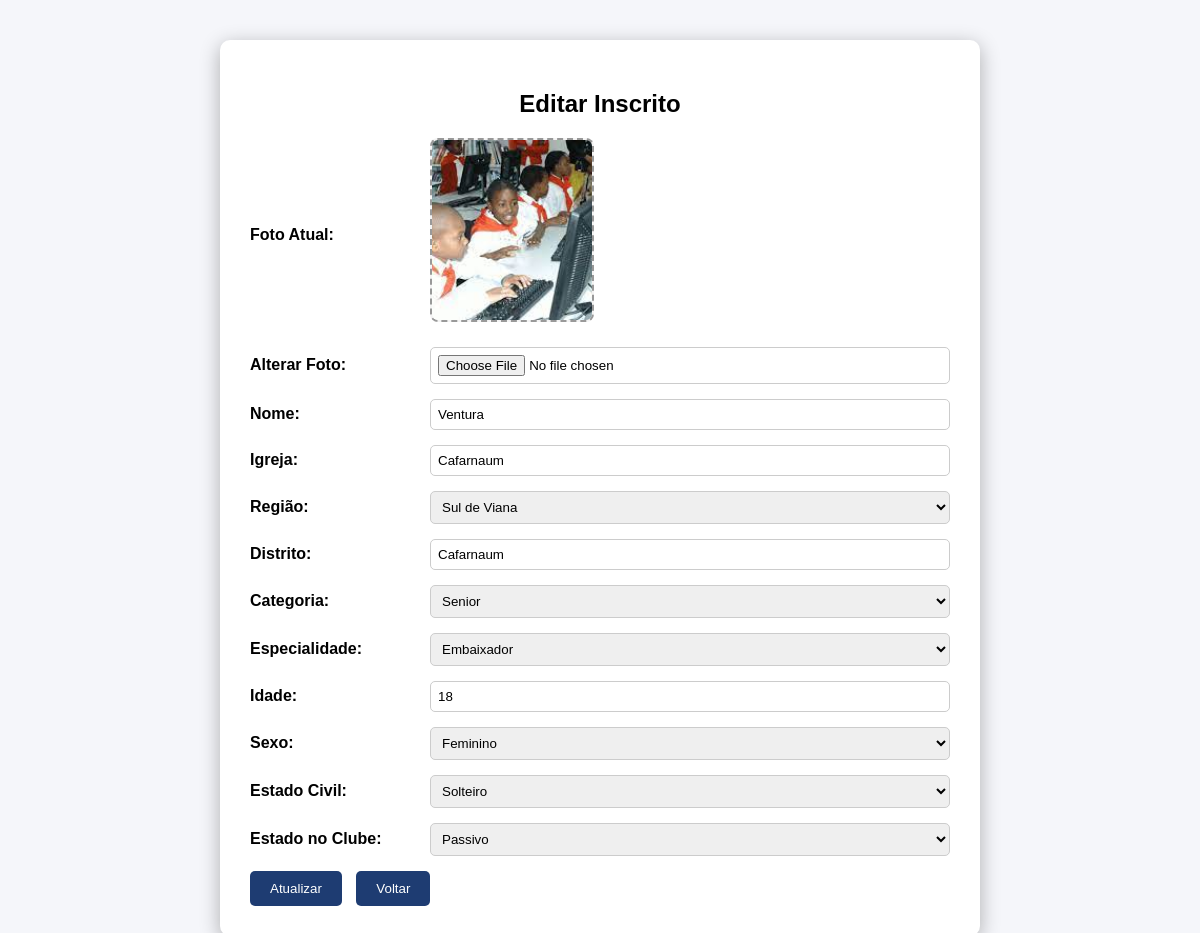
The app's page /editar.php?id=3 with its own data.
### tables this page shows
CREATE TABLE `inscritos` (
  `id` int(11) NOT NULL,
  `foto` varchar(255) DEFAULT NULL,
  `nome` varchar(100) DEFAULT NULL,
  `igreja` varchar(100) DEFAULT NULL,
  `regiao` varchar(100) DEFAULT NULL,
  `distrito` varchar(100) DEFAULT NULL,
  `categoria` varchar(50) DEFAULT NULL,
  `especialidade` varchar(100) DEFAULT NULL,
  `idade` int(11) DEFAULT NULL,
  `sexo` varchar(20) DEFAULT NULL,
  `estado_civil` varchar(50) DEFAULT NULL,
  `estado_clube` varchar(50) DEFAULT NULL,
  `data_registro` timestamp NOT NULL DEFAULT current_timestamp()
);

### editar.php (the view, shortened to what this page needs)
<?php
include 'conexao.php';
$id = intval($_GET['id']);
$result = $conn->query("SELECT * FROM inscritos WHERE id = $id");
$row = $result->fetch_assoc();
?>
<!DOCTYPE html>
<html lang="pt">
<head>
</head>
<body>
<div class="container">
<h2>Editar Inscrito</h2>
<form method="POST" action="atualizar.php" enctype="multipart/form-data">
    <div class="form-group">
        <label>Foto Atual:</label>
        <div class="photo-box">
            <img id="preview" src="uploads/<?= $row['foto'] ?>" alt="Foto">
        </div>
    </div>
    <div class="form-group">
        <label>Alterar Foto:</label>
        <input type="file" name="foto" accept="image/*" onchange="previewFoto(event)">
    </div>
    <div class="form-group">
        <label>Nome:</label>
        <input type="text" name="nome" value="<?= htmlspecialchars($row['nome']) ?>" required>
    </div>
    <div class="form-group">
        <label>Igreja:</label>
        <input type="text" name="igreja" value="<?= htmlspecialchars($row['igreja']) ?>" required>
    </div>
    <div class="form-group">
        <label>Região:</label>
        <select name="regiao" required>
            <?php
            $regioes = ["Belas Norte","Belas Sul","Cabinda","Centro de Viana","Kilamba Kiaxe A","Kilamba Kiaxe B","Mainga","Samba","Sul de Viana","Talatona Norte","Talatona Sul"];
            foreach($regioes as $r){
                $sel = ($row['regiao']==$r) ? "selected" : "";
                echo "<option value='$r' $sel>$r</option>";
            }
            ?>
        </select>
    </div>
    <div class="form-group">
        <label>Distrito:</label>
        <input type="text" name="distrito" value="<?= htmlspecialchars($row['distrito']) ?>" required>
    </div>
    <div class="form-group">
        <label>Categoria:</label>
        <select name="categoria" required>
            <option value="Senior" <?= $row['categoria']=='Senior'?'selected':'' ?>>Senior</option>
        </select>
    </div>
    <div class="form-group">
        <label>Especialidade:</label>
        <select name="especialidade" required>
            <?php
            $especialidades = ["Aventureiro","Desbravador","Embaixador","Jovens Adulto"];
            foreach($especialidades as $e){
                $sel = ($row['especialidade']==$e) ? "selected" : "";
                echo "<option value='$e' $sel>$e</option>";
            }
            ?>
        </select>
    </div>
    <div class="form-group">
        <label>Idade:</label>
        <input type="number" name="idade" value="<?= $row['idade'] ?>" required>
    </div>
    <div class="form-group">
        <label>Sexo:</label>
        <select name="sexo" required>
            <option value="Feminino" <?= $row['sexo']=='Feminino'?'selected':'' ?>>Feminino</option>
        </select>
    </div>
    <div class="form-group">
        <label>Estado Civil:</label>
        <select name="estado_civil" required>
            <option value="Solteiro" <?= $row['estado_civil']=='Solteiro'?'selected':'' ?>>Solteiro</option>
        </select>
    </div>
    <div class="form-group">
        <label>Estado no Clube:</label>
        <select name="estado_clube" required>
            <option value="Passivo" <?= $row['estado_clube']=='Passivo'?'selected':'' ?>>Passivo</option>
        </select>
    </div>
    <button type="submit">Atualizar</button>
    <button type="button" onclick="window.location.href='listar_inscritos.php'">Voltar</button>
</form>
</div>
</body>
</html>

### editar.php (style rules this page uses)
body { font-family: Arial; background:#f5f6fa; margin:0; padding:40px; display:flex; justify-content:center; }
.container { background:white; padding:30px; border-radius:10px; width:700px; box-shadow:0 5px 20px rgba(0,0,0,0.3); }
h2 { text-align:center; margin-bottom:20px; }
.form-group { display:flex; margin-bottom:15px; align-items:center; }
.form-group label { width:180px; font-weight:bold; }
.form-group input, .form-group select { flex:1; padding:7px; border-radius:5px; border:1px solid #ccc; }
button { padding:10px 20px; background:#1e3c72; color:white; border:none; border-radius:5px; cursor:pointer; margin-right:10px; }
.photo-box { width:160px; height:180px; border:2px dashed #999; border-radius:8px; display:flex; justify-content:center; align-items:center; overflow:hidden; margin-bottom:10px; background-color:#f4f4f4; }
.photo-box img { width:100%; height:100%; object-fit:cover; }

### records on screen
inscritos: foto (picture), nome "Ventura", igreja "Cafarnaum", distrito "Cafarnaum", categoria "Senior", idade "18", sexo "Feminino", estado_civil "Solteiro", estado_clube "Passivo"

### other values on screen
form field regiao "Sul de Viana"
form field especialidade "Embaixador"
